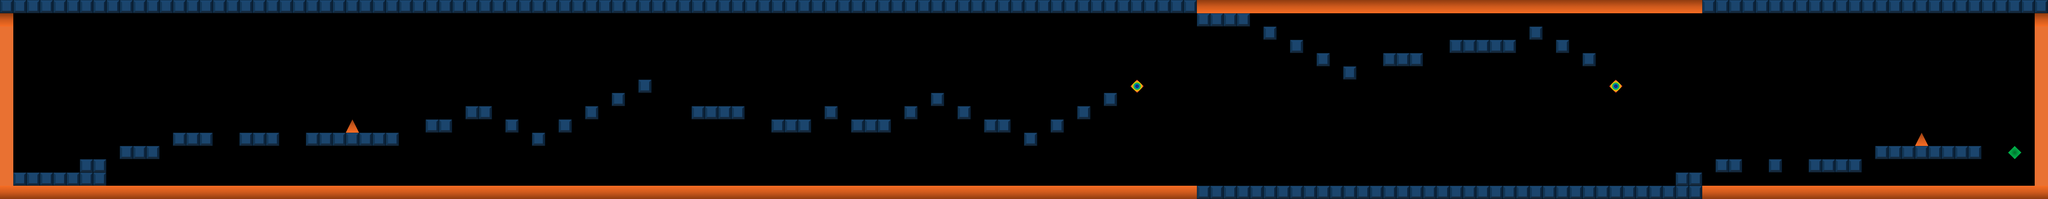

A 2D game scene composited from a Tiled map and its tileset images. What follows is a short description and the map's XML, with each tile layer's data collapsed to a summary:
An orthogonal 154x15 tile map with 32x32 px tiles, 5 tile layers (Platforms, Finish, Anti Grav, Zero Grav, ...).

<map version="1.10" tiledversion="1.10.2" orientation="orthogonal" renderorder="right-down" width="154" height="15" tilewidth="32" tileheight="32" infinite="0" nextlayerid="9" nextobjectid="3">
 <editorsettings>
  <export target="map1.json" format="json" />
 </editorsettings>
 <tileset firstgid="1" source="blocks.tsx" />
 <layer id="1" name="Platforms" width="154" height="15">
  <data>[2310 cells, 245 non-empty, 1 distinct tile ids]</data>
 </layer>
 <layer id="7" name="Finish" width="154" height="15">
  <data>[2310 cells, 1 non-empty, 1 distinct tile ids]</data>
 </layer>
 <layer id="6" name="Anti Grav" width="154" height="15">
  <data>[2310 cells, 2 non-empty, 1 distinct tile ids]</data>
 </layer>
 <layer id="8" name="Zero Grav" width="154" height="15">
  <data>[2310 cells, 90 non-empty, 1 distinct tile ids]</data>
 </layer>
 <layer id="3" name="Avoid" width="154" height="15">
  <data>[2310 cells, 182 non-empty, 4 distinct tile ids]</data>
 </layer>
</map>